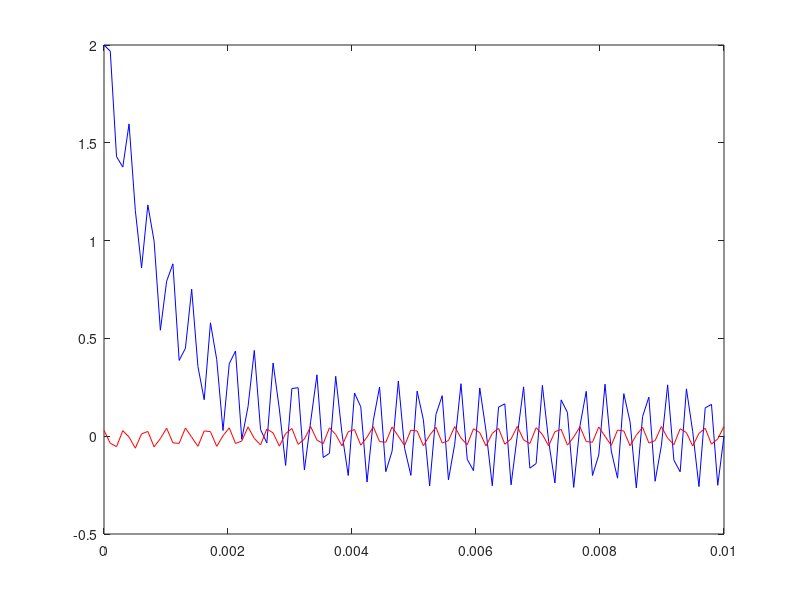

Write MATLAB code to recreate this figure.
clear all
close all
clc

global w f V0 tao E
w = 2*pi*3000; f=pi/2; V0=2; R=1e3; C=1e-6; tao=R*C; E = 5;

t=linspace(0, 10*tao, 100);

v = (E/tao)*(t.*[sin(w.*t+f)-w.*t.*cos(w.*t+f)])./((w^2).*(t.^2)+1) + V0.*exp(-t./tao);

e = E*sin(w*t+f);

i = (e-v)/R;

plot(t,v, 'b', t,10*i,'r')